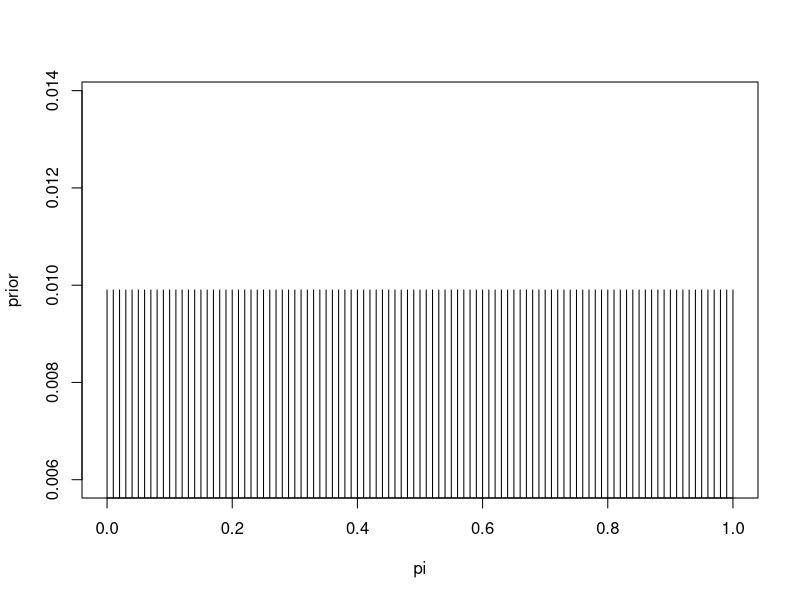
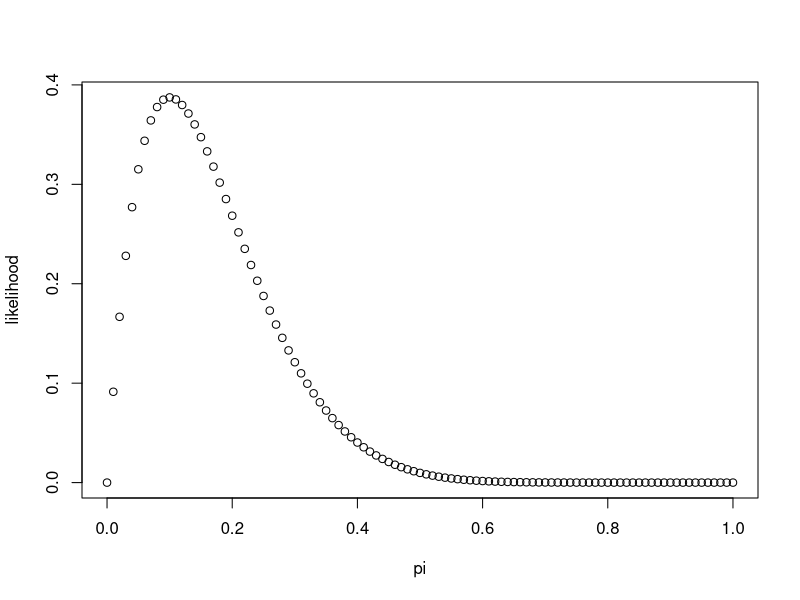
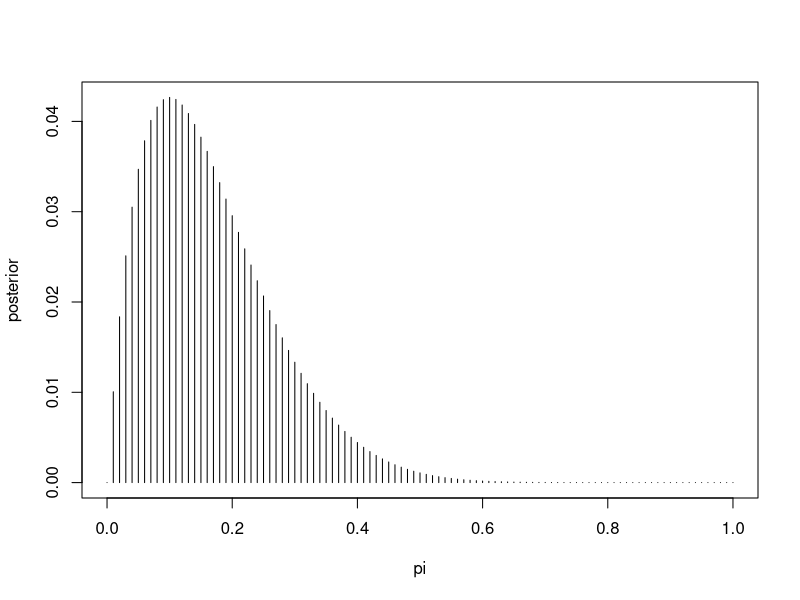
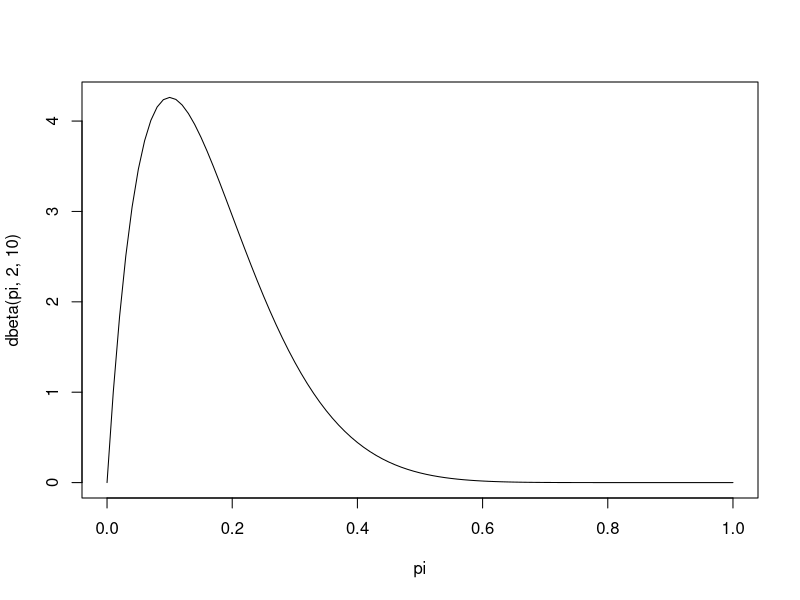
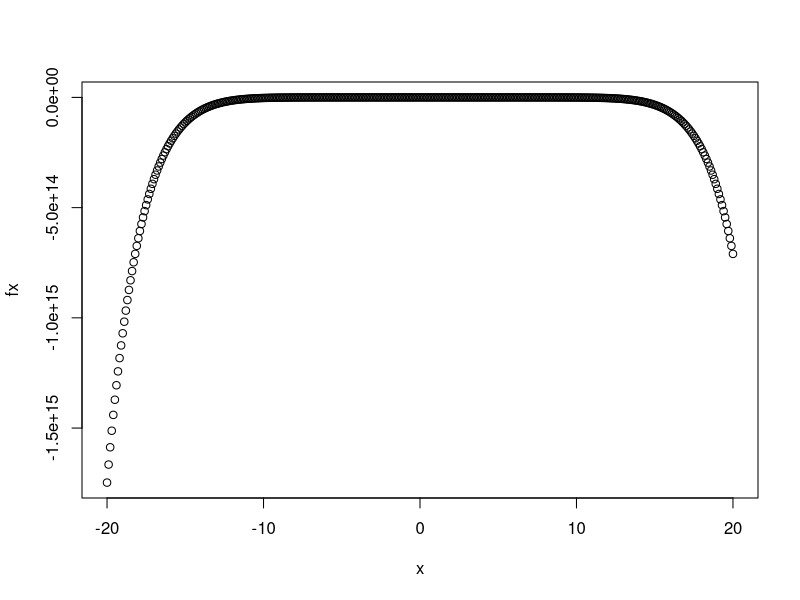

The R source for these figures, in order:
#Ismael is flipping a bottle
# pi is hypothetical probability of success
# Want to compute P(pi=x, y=1)
# 

pi <- seq(0,1,0.01)
pi
prior <- rep(1/101,101)
prior

plot(pi,prior,type='h')

#Success rate was one success and 9 fails, or 1/10 successes
#What's the posterior distribution for pi?

likelihood <- dbinom(1,10,pi)
#For each value of pi, probability of success
plot(pi,likelihood)
#If I think Ismael is a 20% bottle flipper, then his likelihood of
# getting exactly one success is close to 30%

#Normalize
posterior <- prior*likelihood / sum(prior*likelihood)
plot(pi, posterior, type="h")

#The shape we're getting is called the beta distribution!

plot(pi, dbeta(pi,2,10), type="l")


#Group work time
#Calculate this PDF function:
# (gamma(a+b)/(gamma(a)gamma(b)))*(x^(a-1))*(1-x)^(B-1)

x <- seq(-20,20,0.1)
x
a = 2
b = 10
fx <- (gamma(a+b)/(gamma(a)*gamma(b)))*(x^(a-1))*(1-x)^(b-1)
fx

plot(x, fx)
